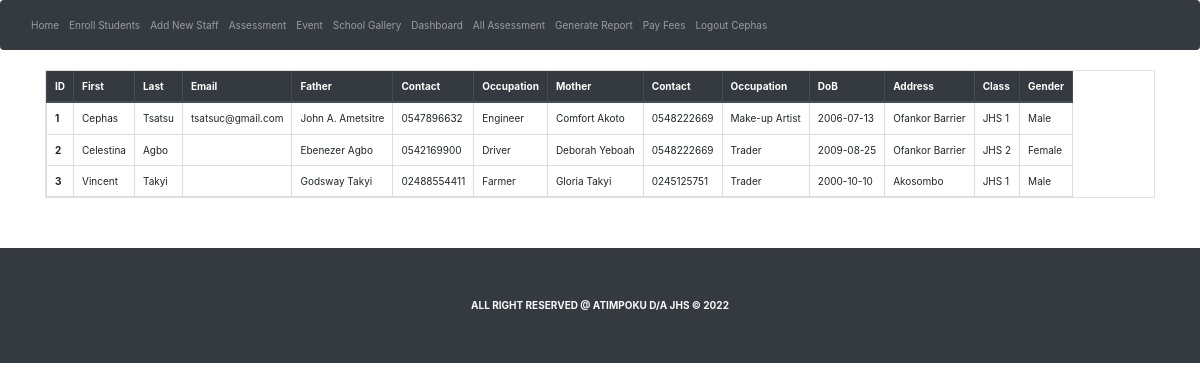
Page /studentreport (signed in) on the committed database.
### website/models.py (models this page shows)
class User(db.Model, UserMixin):
    id = db.Column(db.Integer, primary_key = True)
    email = db.Column(db.String(150), unique= True)
    password = db.Column(db.String(200))
    first_name =  db.Column(db.String(150))

class Student(db.Model):
    id = db.Column(db.Integer, primary_key = True)
    first_name =  db.Column(db.String(150))
    last_name =  db.Column(db.String(150))
    email =  db.Column(db.String(150))
    dads_name =  db.Column(db.String(150))
    dads_contact =  db.Column(db.String(150))
    dads_occu =  db.Column(db.String(150))
    moms_name =  db.Column(db.String(150))
    moms_contact =  db.Column(db.String(150))
    moms_occu =  db.Column(db.String(150))
    dob  =  db.Column(db.String(150))
    addr =  db.Column(db.String(150))
    forms =  db.Column(db.String(150))
    gender =  db.Column(db.String(150))
    admfees = db.Column(db.String(150))
    fees = db.Column(db.String(150))
    tfees = db.Column(db.String(150))

### website/auth.py (the view)
@auth.route('/studentreport',  methods=['GET', 'POST'])
@login_required
def studentreport():
    dataset = Student.query.all()
    return render_template("studentreport.html", user=current_user, dataset=dataset)

### website/__init__.py (called while the page is built)
def create_app():
    app = Flask(__name__)
    app.config['SECRET_KEY'] = 'Jesus IS LORD'
    app.config['SQLALCHEMY_DATABASE_URI'] = f'sqlite:///{DB_NAME}'
    db.init_app(app)
    from .views import views
    from .auth import auth
    app.register_blueprint(views, url_prefix='/')
    app.register_blueprint(auth, url_prefix='/')
    from .models import User, Student
    create_database(app)
    login_manager = LoginManager()
    login_manager.login_view = 'auth.login'
    login_manager.init_app(app)
    @login_manager.user_loader
    def load_user(id):
        return User.query.get(int(id))
    return app

### website/templates/studentreport.html
{% extends "base.html" %} {% block title %}Student Report{% endblock %} {% block content %}
<table class="table table-responsive table-bordered">
    <thead class="thead-dark">
        <tr>
            <th>ID</th>
            <th>First</th>
            <th>Last</th>
            <th>Email</th>
            <th>Father</th>
            <th>Contact</th>
            <th>Occupation</th>
            <th>Mother</th>
            <th>Contact</th>
            <th>Occupation</th>
            <th>DoB</th>
            <th>Address</th>
            <th>Class</th>
            <th>Gender</th>
        </tr>
    </thead>
    <tbody>
        {% for data in dataset %}
        <tr>
            <th scope="row">{{data.id}}</th>
            <td>{{data.first_name}}</td>
            <td>{{data.last_name}}</td>
            <td>{{data.email}}</td>
            <td>{{data.dads_name}}</td>
            <td>{{data.dads_contact}}</td>
            <td>{{data.dads_occu}}</td>
            <td>{{data.moms_name}}</td>
            <td>{{data.moms_contact}}</td>
            <td>{{data.moms_occu}}</td>
            <td>{{data.dob}}</td>
            <td>{{data.addr}}</td>
            <td>{{data.forms}}</td>
            <td>{{data.gender}}</td>
        </tr>
        {% endfor %}
    </tbody>
</table>
{% endblock %}

### website/templates/base.html (shortened to what this page needs)
<!DOCTYPE html>
<html>
<head>
    <link rel="stylesheet" href="../website/static/bootstrap.css" />
    <link rel="stylesheet" href="https://stackpath.bootstrapcdn.com/bootstrap/4.4.1/css/bootstrap.min.css" />
    <link rel="stylesheet" href="https://stackpath.bootstrapcdn.com/font-awesome/4.7.0/css/font-awesome.min.css" />
</head>
<body>
    <nav class="navbar sticky-top navbar-expand-lg navbar-dark bg-dark">
        <div class="collapse navbar-collapse" id="navbar">
            <div class="navbar-nav">
                {% if user.is_authenticated%}
                <a class="nav-item nav-link" id="home" href="/">Home</a>
                <a class="nav-item nav-link" id="students" href="/students">Enroll Students</a>
                <a class="nav-item nav-link" id="staff" href="/staff">Add New Staff</a>
                <a class="nav-item nav-link" id="score" href="/score">Assessment</a>
                <a class="nav-item nav-link" id="event" href="/eventlog">Event</a>
                <a class="nav-item nav-link" id="event" href="/gallery">School Gallery</a>
                <a class="nav-item nav-link" id="event" href="/dashboard">Dashboard</a>
                <a class="nav-item nav-link" id="event" href="/assessment">All Assessment</a>
                <a class="nav-item nav-link" id="event" href="/individuals">Generate Report</a>
                <a class="nav-item nav-link" id="event" href="/billings">Pay Fees</a>
                <a class="nav-item nav-link" id="logout" href="/logout">Logout {{user.first_name}} </a> {% else%}
                <a class="nav-item nav-link" id="login" href="/login">Login</a>
                <a class="nav-item nav-link" id="signUp" href="/sign_up">Sign Up</a> {% endif%}
            </div>
        </div>
    </nav>
    <div class="container">
        {% block content %} {% endblock %}
    </div>
    <div class="position-static bg-dark text-center text-light" STYLE="padding: 50px">
        <footer>
            <strong> ALL RIGHT RESERVED @ ATIMPOKU D/A JHS &COPY; 2022 </strong>
        </footer>
    </div>
</body>
</html>

### rows in the picture
User: first_name "Cephas"
Student: id "1", first_name "Cephas", last_name "Tsatsu", email "tsatsuc@gmail.com", dads_name "John A. Ametsitre", dads_contact "0547896632", dads_occu "Engineer", moms_name "Comfort Akoto", moms_contact "0548222669", moms_occu "Make-up Artist", dob "2006-07-13", addr "Ofankor Barrier", forms "JHS 1", gender "Male"
Student: id "2", first_name "Celestina", last_name "Agbo", dads_name "Ebenezer Agbo", dads_contact "0542169900", dads_occu "Driver", moms_name "Deborah Yeboah", moms_contact "0548222669", moms_occu "Trader", dob "2009-08-25", addr "Ofankor Barrier", forms "JHS 2", gender "Female"
Student: id "3", first_name "Vincent", last_name "Takyi", dads_name "Godsway Takyi", dads_contact "02488554411", dads_occu "Farmer", moms_name "Gloria Takyi", moms_contact "0245125751", moms_occu "Trader", dob "2000-10-10", addr "Akosombo", forms "JHS 1", gender "Male"
